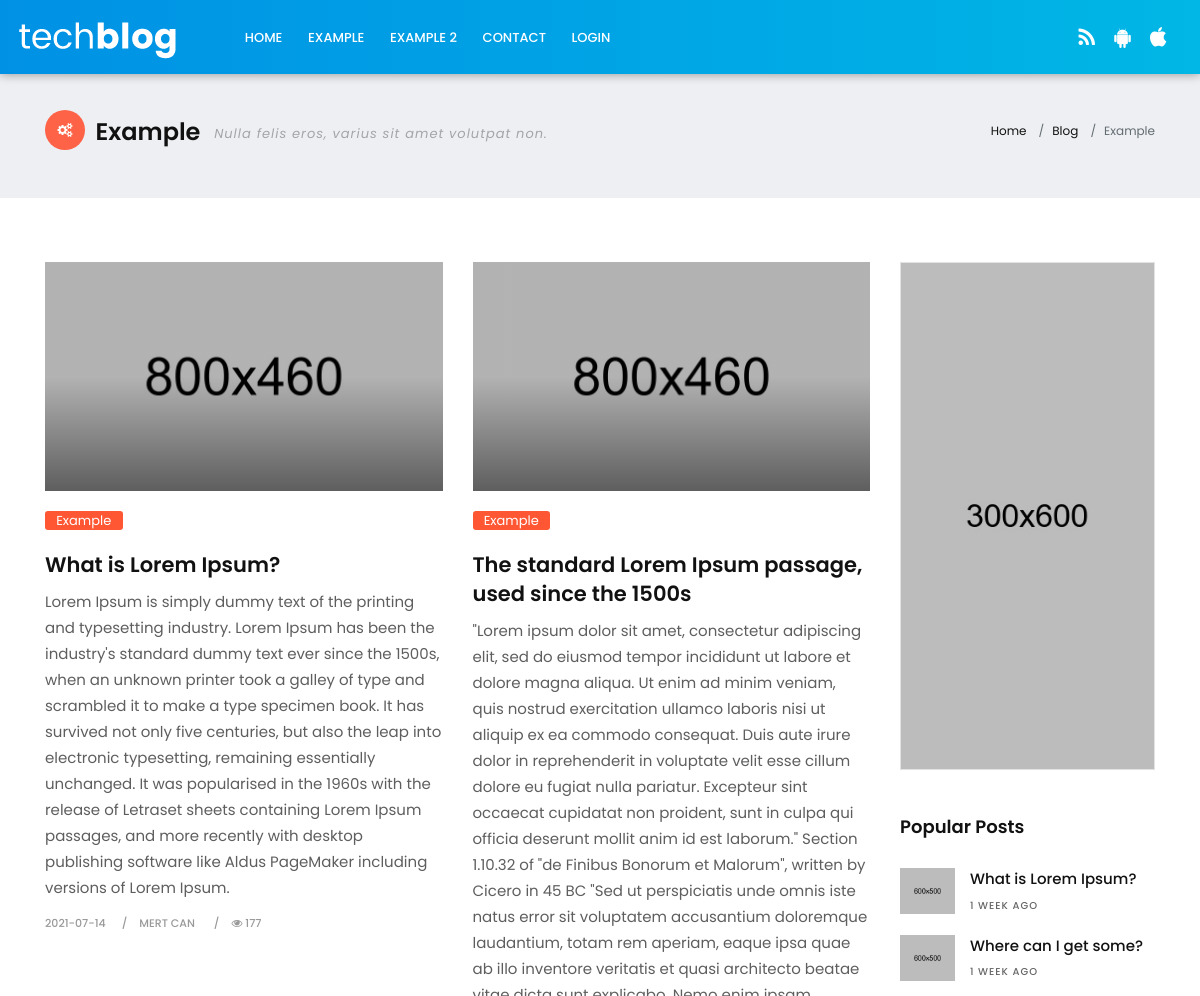
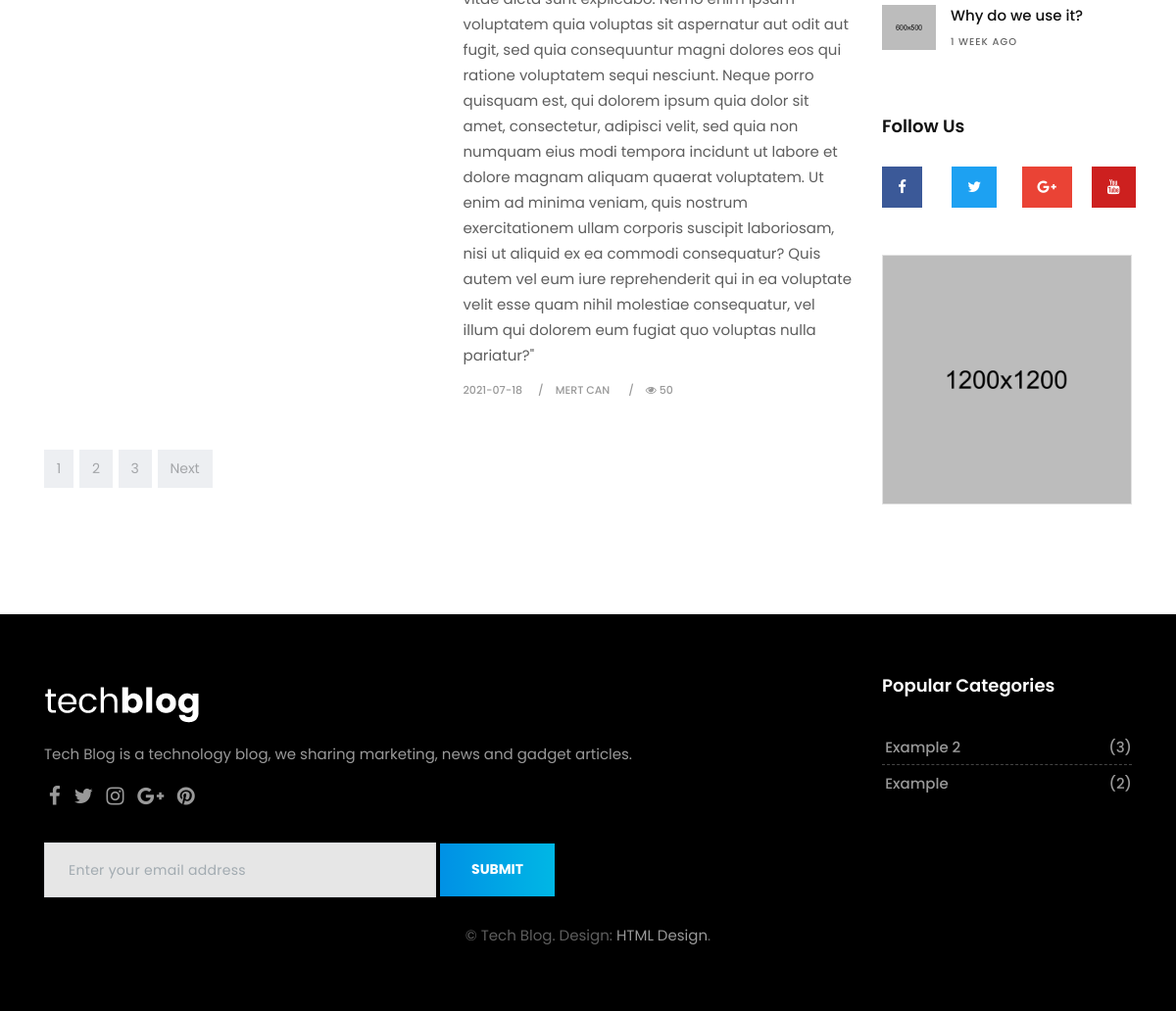
The page /category/index.php?id=1 on the database its author committed (2 pictures, top to bottom).
### tables this page shows
CREATE TABLE IF NOT EXISTS `category` (
  `CategoryId` int(11) NOT NULL AUTO_INCREMENT,
  `CategoryName` varchar(128) NOT NULL,
  `CategoryColor` varchar(128) NOT NULL,
  PRIMARY KEY (`CategoryId`)
);

CREATE TABLE IF NOT EXISTS `blog` (
  `BlogId` int(11) NOT NULL AUTO_INCREMENT,
  `BlogTitle` varchar(256) NOT NULL,
  `BlogDescription` longtext NOT NULL,
  `BlogCreatedTime` datetime NOT NULL,
  `BlogImagePath` varchar(256) NOT NULL,
  `CategoryId` int(11) NOT NULL,
  `CreatorId` int(11) NOT NULL,
  `ViewCount` int(11) NOT NULL DEFAULT '0',
  PRIMARY KEY (`BlogId`)
);

CREATE TABLE IF NOT EXISTS `creator` (
  `CreatorId` int(11) NOT NULL AUTO_INCREMENT,
  `CreatorName` varchar(128) NOT NULL,
  `CreatorDescription` varchar(256) NOT NULL,
  PRIMARY KEY (`CreatorId`)
);

### functions.php (called while the page is built, shortened)
<?php
function time_elapsed_string($datetime, $full = false)
{
    $now = new DateTime;
    $ago = new DateTime($datetime);
    $diff = $now->diff($ago);
    $diff->w = floor($diff->d / 7);
    $diff->d -= $diff->w * 7;
    $string = array(
        'y' => 'year',
        'm' => 'month',
        'w' => 'week',
        'd' => 'day',
        'h' => 'hour',
        'i' => 'minute',
        's' => 'second',
    );
    foreach ($string as $k => &$v) {
        if ($diff->$k) {
            $v = $diff->$k . ' ' . $v . ($diff->$k > 1 ? 's' : '');
        } else {
            unset($string[$k]);
        }
    }
    if (!$full) $string = array_slice($string, 0, 1);
    return $string ? implode(', ', $string) . ' ago' : 'just now';
}

### public/category/index.php (the view, shortened to what this page needs)
<?php
if ($_GET["id"]) {
    $id = $_GET["id"];
    require_once "../../database.php";
    $statement = $pdo->prepare("SELECT * FROM blog
                                INNER JOIN category
                                on blog.CategoryId = category.CategoryId
                                INNER JOIN creator
                                on blog.CreatorId = creator.CreatorId
                                WHERE blog.CategoryId = :categoryId
                                ORDER BY blog.BlogId");
    $statement->bindParam(":categoryId", $id);
    $statement->execute();
    $blogs = $statement->fetchAll(PDO::FETCH_ASSOC);
} else {
    header("Location:/index.php");
}
?>
<?php include_once "../../views/partials/header.php"; ?>
<div class="page-title lb single-wrapper">
    <div class="container">
        <div class="row">
            <div class="col-lg-8 col-md-8 col-sm-12 col-xs-12">
                <h2><i class="fa fa-gears bg-orange"></i> <?php echo $blogs[0]['CategoryName']?> <small class="hidden-xs-down hidden-sm-down">Nulla felis eros, varius sit amet volutpat non. </small></h2>
            </div>
            <div class="col-lg-4 col-md-4 col-sm-12 hidden-xs-down hidden-sm-down">
                <ol class="breadcrumb">
                    <li class="breadcrumb-item"><a href="#">Home</a></li>
                    <li class="breadcrumb-item"><a href="#">Blog</a></li>
                    <li class="breadcrumb-item active"><?php echo $blogs[0]['CategoryName']?></li>
                </ol>
            </div>
        </div>
    </div>
</div>
<section class="section">
    <div class="container">
        <div class="row">
            <div class="col-lg-9 col-md-12 col-sm-12 col-xs-12">
                <div class="page-wrapper">
                    <div class="blog-grid-system">
                        <div class="row">
                            <?php foreach ($blogs as $i => $blog) : ?>
                                <div class="col-md-6">
                                    <div class="blog-box">
                                        <div class="post-media">
                                            <a href="tech-single.html" title="">
                                                <img src="../assets/upload/tech_menu_01.jpg" alt="" class="img-fluid">
                                                <div class="hovereffect">
                                                </div>
                                            </a>
                                        </div>
                                        <div class="blog-meta big-meta">
                                            <span class="color-orange"><a href="/category/index.php?id=<?php echo $blog["CategoryId"]; ?>" style="background-color: <?php echo $blog["CategoryColor"];?> !important;"><?php echo $blog["CategoryName"]; ?></a></span>
                                            <h4><a href="/detail.php?id=<?php echo $blog["BlogId"]; ?>" title=""><?php echo $blog["BlogTitle"] ?></a></h4>
                                            <p><?php echo $blog["BlogDescription"]; ?></p>
                                            <small><a href="tech-single.html" title=""><?php echo date('Y-m-d', strtotime($blog["BlogCreatedTime"])); ?></a></small>
                                            <small><a href="tech-author.html" title=""><?php echo $blog["CreatorName"]; ?></a></small>
                                            <small><a href="tech-single.html" title=""><i class="fa fa-eye"></i> <?php echo $blog["ViewCount"]; ?></a></small>
                                        </div>
                                    </div>
                                </div>
                            <?php endforeach; ?>
                        </div>
                    </div>
                </div>
                <div class="row">
                    <div class="col-md-12">
                        <nav aria-label="Page navigation">
                            <ul class="pagination justify-content-start">
                                <li class="page-item"><a class="page-link" href="#">1</a></li>
                                <li class="page-item"><a class="page-link" href="#">2</a></li>
                                <li class="page-item"><a class="page-link" href="#">3</a></li>
                                <li class="page-item">
                                    <a class="page-link" href="#">Next</a>
                                </li>
                            </ul>
                        </nav>
                    </div>
                </div>
            </div>
            <?php include_once "../../views/partials/section-right.php" ?>
        </div>
<?php include_once "../../views/partials/footer.php" ?>

### views/partials/header.php (shortened to what this page needs)
<?php
    require ROOT . '../../database.php';
    $statement = $pdo->prepare('SELECT * FROM category');
    $statement->execute();
    $categories = $statement->fetchAll(PDO::FETCH_ASSOC);
?>
<!DOCTYPE html>
<html lang="en">
    <link href="/assets/css/bootstrap.css" rel="stylesheet">
    <link href="/assets/css/font-awesome.min.css" rel="stylesheet">
    <link href="/assets/css/style.css" rel="stylesheet">
    <link href="/assets/css/responsive.css" rel="stylesheet">
    <link href="/assets/css/colors.css" rel="stylesheet">
    <link href="/assets/css/version/tech.css" rel="stylesheet">
</head>
<body>
    <div id="wrapper">
        <header class="tech-header header">
            <div class="container-fluid">
                <nav class="navbar navbar-toggleable-md navbar-inverse fixed-top bg-inverse">
                    <a class="navbar-brand" href="/index.php"><img src="/assets/images/version/tech-logo.png" alt=""></a>
                    <div class="collapse navbar-collapse" id="navbarCollapse">
                        <ul class="navbar-nav mr-auto">
                            <li class="nav-item">
                                <a class="nav-link" href="/index.php">Home</a>
                            </li>
                            <?php
                                foreach($categories as $i=> $category):
                            ?>
                            <li class="nav-item">
                                <a class="nav-link" href="/category/index.php?id=<?php echo $category["CategoryId"]; ?>"><?php echo $category['CategoryName']?></a>
                            </li>
                            <?php endforeach ?>
                            <li class="nav-item">
                                <a class="nav-link" href="/contact.php">Contact</a>
                            </li>
                            <?php if(isset($_SESSION['fullName'])==""): ?>
                            <li class="nav-item">
                                <a class="nav-link" href="/auth/login.php">Login</a>
                            </li>
                            <?php endif; ?>
                        </ul>
                        <ul class="navbar-nav mr-2">
                            <li class="nav-item">
                                <a class="nav-link" href="#"><i class="fa fa-rss"></i></a>
                            </li>
                            <li class="nav-item">
                                <a class="nav-link" href="#"><i class="fa fa-android"></i></a>
                            </li>
                            <li class="nav-item">
                                <a class="nav-link" href="#"><i class="fa fa-apple"></i></a>
                            </li>
                        </ul>
                    </div>
                </nav>
            </div>
        </header>

### views/partials/section-right.php
<?php
require_once ROOT . '../../database.php';
require_once ROOT . '../../functions.php';
$statement = $pdo->prepare("SELECT * FROM blog ORDER BY ViewCount DESC LIMIT 3");
$statement->execute();
$blogs = $statement->fetchAll(PDO::FETCH_ASSOC);
?>
<div class="col-lg-3 col-md-12 col-sm-12 col-xs-12">
    <div class="sidebar">
        <div class="widget">
            <div class="banner-spot clearfix">
                <div class="banner-img">
                    <img src="/assets/upload/banner_07.jpg" alt="" class="img-fluid">
                </div>
            </div>
        </div>
        <div class="widget">
            <h2 class="widget-title">Popular Posts</h2>
            <div class="blog-list-widget">
                <div class="list-group">
                    <?php foreach ($blogs as $i => $blog) : ?>
                        <a href="/detail.php?id=<?php echo $blog['BlogId']; ?>" class="list-group-item list-group-item-action flex-column align-items-start">
                            <div class="w-100 justify-content-between">
                                <img src="/assets/upload/tech_blog_08.jpg" alt="" class="img-fluid float-left">
                                <h5 class="mb-1"><?php echo $blog['BlogTitle']; ?></h5>
                                <small><?php echo time_elapsed_string($blog["BlogCreatedTime"]); ?></small>
                            </div>
                        </a>
                    <?php endforeach; ?>
                </div>
            </div>
        </div>
        <div class="widget">
            <h2 class="widget-title">Follow Us</h2>
            <div class="row text-center">
                <div class="col-lg-3 col-md-3 col-sm-3 col-xs-6">
                    <a href="#" class="social-button facebook-button">
                        <i class="fa fa-facebook"></i>
                    </a>
                </div>
                <div class="col-lg-3 col-md-3 col-sm-3 col-xs-6">
                    <a href="#" class="social-button twitter-button">
                        <i class="fa fa-twitter"></i>
                    </a>
                </div>
                <div class="col-lg-3 col-md-3 col-sm-3 col-xs-6">
                    <a href="#" class="social-button google-button">
                        <i class="fa fa-google-plus"></i>
                    </a>
                </div>
                <div class="col-lg-3 col-md-3 col-sm-3 col-xs-6">
                    <a href="#" class="social-button youtube-button">
                        <i class="fa fa-youtube"></i>
                    </a>
                </div>
            </div>
        </div>
        <div class="widget">
            <div class="banner-spot clearfix">
                <div class="banner-img">
                    <img src="/assets/upload/banner_03.jpg" alt="" class="img-fluid">
                </div>
            </div>
        </div>
    </div>
</div>
</div>
</div>
</section>

### public/assets/css/colors.css (style rules this page uses)
.tag-cloud-single span, .page-title i, .btn:hover, .sitemap-wrapper .year, .btn:focus, .navbar-inverse .navbar-toggler { color: #ffffff !important; background-color: #3197d6; }

### public/assets/css/version/tech.css (style rules this page uses)
body { background-color: #ffffff; }
h1, h2, h3, h4, h5, body, .navbar-toggleable-md .navbar-nav .nav-link, .market-header, .btn, .dropdown-item, .form-control, p { font-family: 'Poppins', serif !important; }
h1, h2, h3, h4, h5 { font-weight: 600; }
.navbar-inverse .navbar-nav .nav-link, .navbar-nav .nav-link { color: #ffffff !important; font-size: 13px; font-weight: 500; line-height: 1; text-transform: uppercase; }
.mr-2 .nav-link { font-size: 21px !important; padding: 0.6rem 0.6rem 0 !important; }
.blog-meta.big-meta h4 { font-size: 24px; }
.single-wrapper { margin-top: 3.5rem; }
.blog-grid-system .color-orange { display: block; margin-top: 1rem; }
.blog-grid-system .color-orange a { color: #ffffff !important; font-size: 13px; padding: 0 0.7rem; border-radius: 3px; }
.banner-spot { padding: 0 !important; border: 1px solid #e2e2e2; }
.blog-meta small a, .blog-meta small { font-weight: 500; color: #999 !important; }
.social-button { background-color: #dddddd; display: table; padding: 0.5rem 1rem; color: #ffffff !important; position: relative; width: 100%; }
.social-button .fa { color: #ffffff !important; }
.facebook-button { background-color: #3b5998; }
.twitter-button { background-color: #1da1f2; }
.google-button { background-color: #ea4335; }
.youtube-button { background-color: #cd201f; }
.bg-orange { background-color: #FF6347 !important; }
.page-title .bg-orange, .masonry-box:hover .blog-meta span.bg-orange, .color-orange a { background-color: #FF6347 !important; }
.tag-cloud-single span, .navbar-inverse { color: #ffffff !important; box-shadow: 0 0 10px rgba(0, 0, 0, 0.4); background: rgba(0, 0, 0, 0) linear-gradient(to right, #0091e5 0px, #00b7e5 100%) repeat scroll 0 0 !important }

### rows shown on the page
category: CategoryName "EXAMPLE", CategoryName "Example"
category: CategoryName "EXAMPLE 2"
blog: CategoryId.CategoryName "Example", BlogTitle "What is Lorem Ipsum?", BlogDescription "Lorem Ipsum is simply dummy text of the printing and typesetting industry. Lorem Ipsum has been the industry's standard dummy text ever since the 1500s, when an unknown printer took a galley of type and scrambled it to make a type specimen book. It has survived not only five centuries, but also the leap into electronic typesetting, remaining essentially unchanged. It was popularised in the 1960s with the release of Letraset sheets containing Lorem Ipsum passages, and more recently with desktop publishing software like Aldus PageMaker including versions of Lorem Ipsum.", BlogCreatedTime "2021-07-14", CreatorId.CreatorName "MERT CAN", ViewCount "177", BlogCreatedTime "1 WEEK AGO"
blog: CategoryId.CategoryName "Example", BlogTitle "The standard Lorem Ipsum passage, used since the 1500s", BlogDescription "\"Lorem ipsum dolor sit amet, consectetur adipiscing elit, sed do eiusmod tempor incididunt ut labore et dolore magna aliqua. Ut enim ad minim veniam, quis nostrud exercitation ullamco laboris nisi ut aliquip ex ea commodo consequat. Duis aute irure dolor in reprehenderit in voluptate velit esse cillum dolore eu fugiat nulla pariatur. Excepteur sint occaecat cupidatat non proident, sunt in culpa qui officia deserunt mollit anim id est laborum.\" Section 1.10.32 of \"de Finibus Bonorum et Malorum\", written by Cicero in 45 BC \"Sed ut perspiciatis unde omnis iste natus error sit voluptatem accusantium doloremque laudantium, totam rem aperiam, eaque ipsa quae ab illo inventore veritatis et quasi…", BlogCreatedTime "2021-07-18", CreatorId.CreatorName "MERT CAN", ViewCount "50"
blog: BlogTitle "Where can I get some?", BlogCreatedTime "1 WEEK AGO"
blog: BlogTitle "Why do we use it?", BlogCreatedTime "1 WEEK AGO"

### other values the page prints
$popularCategory["CategoryName"] "Example 2"
$popularCategory['BlogCount'] "3"
$popularCategory["CategoryName"] "Example"
$popularCategory['BlogCount'] "2"
